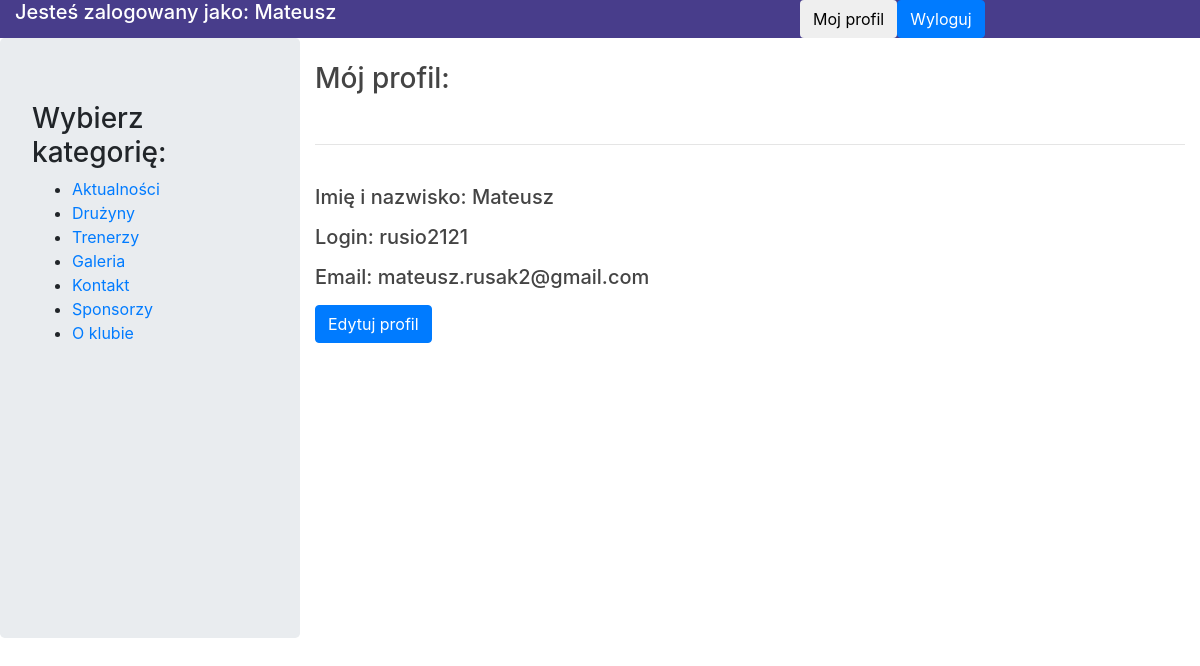
The app's page /admin/panel.php?strona=profil&id=4 (signed in) with its own data.
### tables this page shows
CREATE TABLE `users` (
  `id_user` int(11) NOT NULL,
  `login` text NOT NULL,
  `password` text NOT NULL,
  `name` text NOT NULL,
  `email` text NOT NULL
);

### admin/panel/view/profile.php (the view, shortened to what this page needs)
<?php
    require_once('../admin/scripts/connect.php');
    $con = mysqli_connect($host, $usr, $pass, $db);
    $id = $_GET['id'];
    $player = mysqli_fetch_assoc(mysqli_query($con, "SELECT login, name, email FROM users WHERE id_user='$id'"));
    echo '<br><h3>Mój profil:</h3><br><hr><br>
            <h5><p>Imię i nazwisko: '.$player['name'].'</p>
                <p>Login: '.$player['login'].'</p>
                <p>Email: '.$player['email'].'</p>
            </h5>
            <a href="/promnik/admin/panel.php?strona=edytujprofil&id='.$id.'">
                <button class="btn-primary btn">Edytuj profil</button>
            </a>';
?>

### records on screen
users: name "Mateusz", login "rusio2121", email "mateusz.rusak2@gmail.com"

### other values on screen
$_SESSION['usr_name'] "Mateusz"
